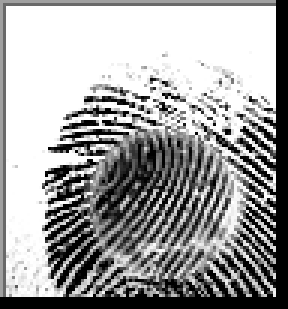
#> input picture Data/Altered/SelectedData/2__F_Right_index_finger_CR.BMP, 96 x 103 px (shown 3 times larger); its folder holds 5 pictures in this run
$ python FingerPrintScan.py   (Python 2 division)
#> lines starting #> are read from the running program, lines starting #| are printed output that depends on the picture
import os
import cv2

DATA_PATH = "Data"
DATASET_PATH = DATA_PATH + "/SelectedData/"
TESTDATA_PATH = DATA_PATH + "/Altered/SelectedData/"


def matchfingerprint(inputfilename):
#> called with inputfilename = '2__F_Right_index_finger_CR.BMP'
    sample = cv2.imread(TESTDATA_PATH + inputfilename)
#> sample is the input picture: shape (103, 96, 3); min 0, max 255, mean 160.6
    best_score = counter = 0
    filename = image = kp1 = kp2 = mp = None
    print("Starting...")
    # print(DATASET_PATH)
    for file in os.listdir(DATASET_PATH):
        counter += 1

        fingerprint_img = cv2.imread(DATASET_PATH + file)
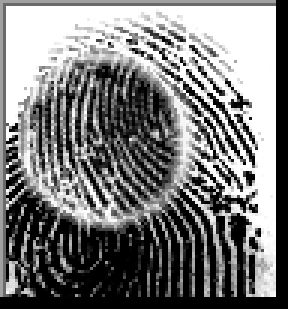
#> input picture Data/Altered/SelectedData/1__M_Right_index_finger_CR.BMP, 96 x 103 px, found by its file name (shown 3 times larger)
#> fingerprint_img is the input picture: shape (103, 96, 3); min 0, max 255, mean 123.5
        sift = cv2.SIFT_create()
        keypoints_1, des1 = sift.detectAndCompute(sample, None)
#> keypoints_1 = 47 keypoints; strongest (x, y, size): (22, 49, 2.1), (22, 56, 2.2), (32, 37, 1.9), (20, 98, 1.9)
        keypoints_2, des2 = sift.detectAndCompute(fingerprint_img, None)
#> keypoints_2 = 91 keypoints; strongest (x, y, size): (83, 59, 2.3), (85, 70, 1.9), (78, 69, 2.1), (84, 81, 2)
        # fast library for approx best match KNN
        matches = cv2.FlannBasedMatcher({"algorithm": 1, "trees": 10}, {}).knnMatch(des1, des2, k=2)
#> matches = 47 matches

        match_points = []
        for p, q in matches:
            if p.distance < 0.1 * q.distance:
                match_points.append(p)
#> this loop made 47 passes
#> after the loop, match_points = []

        keypoints = 0
        if len(keypoints_1) <= len(keypoints_2):
            keypoints = len(keypoints_1)
#> keypoints = 47
        else:
            keypoints = len(keypoints_2)
        if len(match_points) / keypoints * 100 > best_score:
            best_score = len(match_points) / keypoints * 100
            filename = file
            image = fingerprint_img
            kp1, kp2, mp = keypoints_1, keypoints_2, match_points

    print("Best match:  " + filename)
    print("Best score:  " + str(best_score))
    result = cv2.drawMatches(sample, kp1, image, kp2, mp, None)
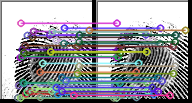
#> result: shape (103, 192, 3); mean B, G, R 155.7, 150.6, 150.3
    result = cv2.resize(result, None, fx=2.5, fy=2.5)
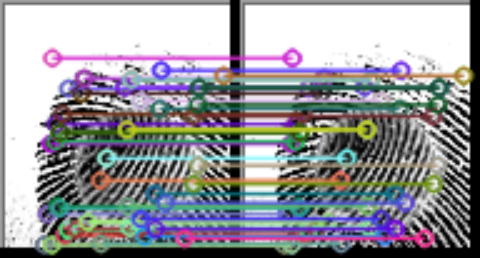
#> result: shape (258, 480, 3); mean B, G, R 155.4, 150.2, 150

    # Save the result image
    cv2.imwrite("result.jpg", result)

    # Show the result on screen with Naming 2 images
    cv2.imshow("Fingerprint Matching", result)
    cv2.waitKey(0)
    cv2.destroyAllWindows()


matchfingerprint("2__F_Right_index_finger_CR.BMP")
